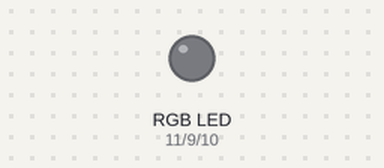
Recording of a sketch running on a simulated Arduino Uno, built with avr-gcc and run on an emulated ATmega328P. Shown: an RGB LED mixed from three pins (HIGH = lit). Dim RGB values are drawn brighter than linear.

Above: at 0.05 s.
At 2.05 s:
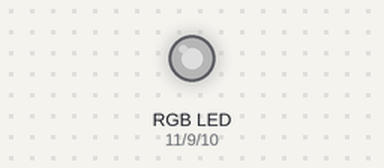
At 4.05 s:
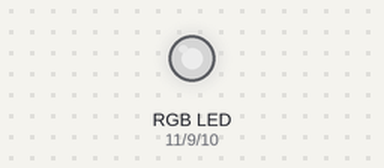
At 6.05 s:
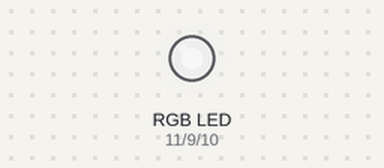
At 8.1 s:
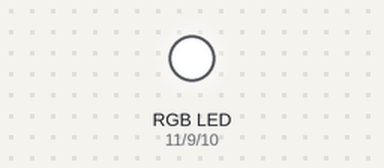
Timing chart, 0 to 10.5 s (numbered marks = the images above):
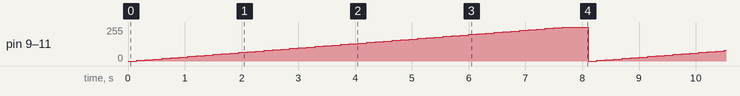

Measured:
- by itself, pin 9 (G), pin 10 (B), pin 11 (R): ramps from 0/255 to 255/255 and jumps back, once every 8.1 s

The sketch:

rgb_led_motagaer14.ino
```cpp
int B=10;
int G=9;
int R=11;
int x=0;
void setup (){
pinMode(9,OUTPUT);
pinMode(10,OUTPUT);
pinMode(11,OUTPUT);
}
void loop () {
analogWrite(G,x);
analogWrite(B,x);
analogWrite(R,x);
delay(150);
if (x<255) {x=x+5;}
else
{x=0; delay(300);}
}
```
